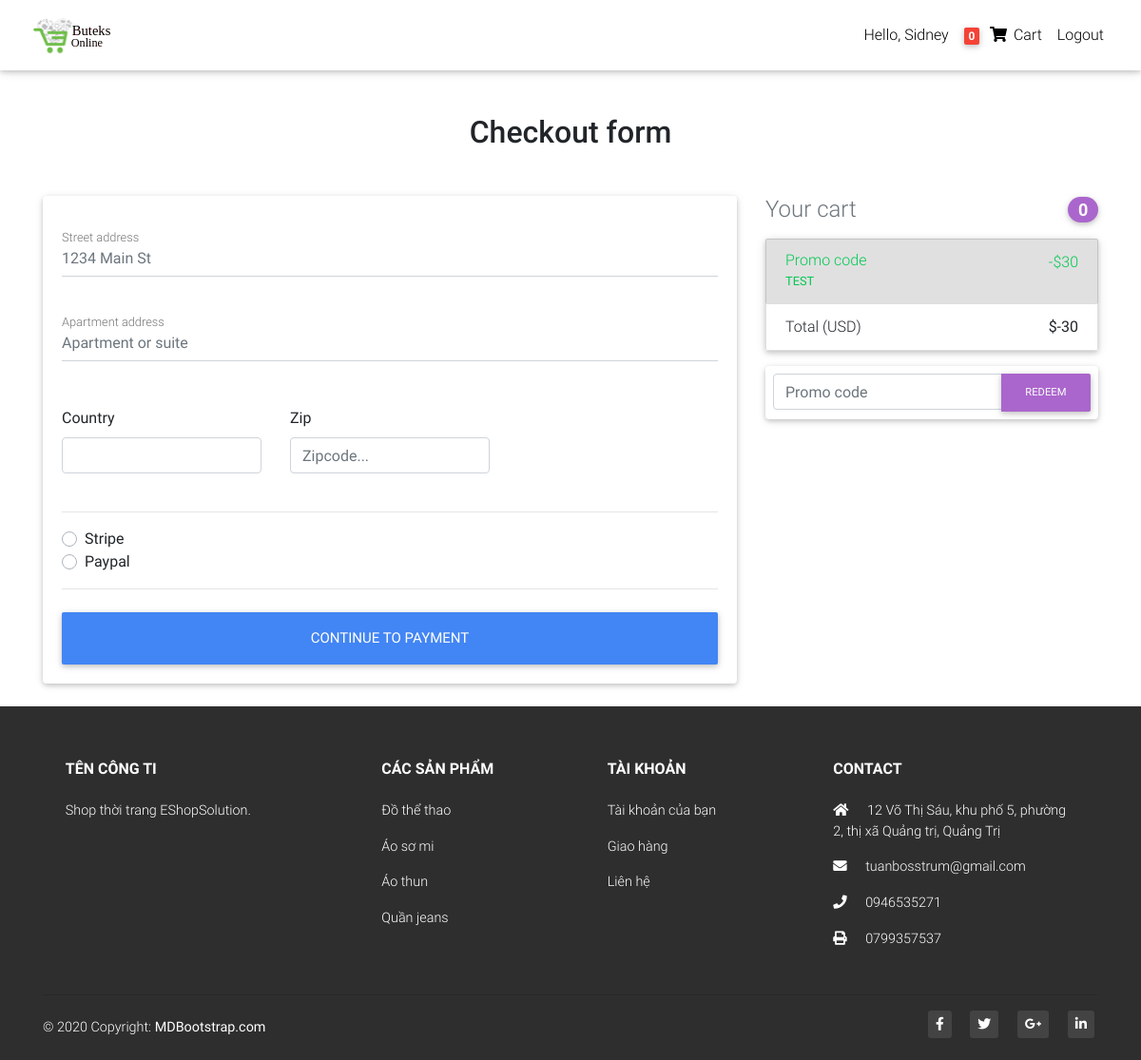
Screenshot of /checkout/ (signed in) with the database file from the repository.
### catalog/models.py (models this page shows, shortened)
class Order(models.Model):
    user = models.ForeignKey(User, on_delete=models.CASCADE)
    items = models.ManyToManyField(OrderItem)
    address = models.ForeignKey(
        "Address", on_delete=models.SET_NULL, blank=True, null=True)
    payment = models.ForeignKey(
        "Payment", on_delete=models.SET_NULL, blank=True, null=True)
    coupon = models.ForeignKey(
        "Coupon", on_delete=models.SET_NULL, blank=True, null=True)
    ordered = models.BooleanField(default=False)
    start_date = models.DateTimeField(auto_now_add=True)
    ordered_date = models.DateTimeField()
    def get_total(self):
        total = 0
        for order_item in self.items.all():
            total += order_item.get_final_price()
        if self.coupon:
            total -= self.coupon.amount
        return total

class Coupon(models.Model):
    code = models.CharField(max_length=50)
    amount = models.IntegerField()

### catalog/views.py (the view, shortened to what this page needs)
# urls.py: path('checkout/', CheckoutView.as_view(), name='checkout'),
class CheckoutView(View):
    def get(self, *args, **kwargs):
        order = Order.objects.get(user=self.request.user, ordered=False)
        coupon_form = CouponForm()
        form = AddressForm()
        context = {
            'form': form,
            'order': order,
            'coupon_form': coupon_form,
            "DISPLAY_COUPON_FORM": True
        }
        return render(self.request, 'checkout.html', context)

### catalog/forms.py
class AddressForm(forms.Form):
    street_address = forms.CharField()
    apartment_address = forms.CharField()
    country = CountryField(blank_label="Select country").formfield(widget=CountrySelectWidget(attrs={
        "class": "custom-select d-block w-100"
    }))
    zip = forms.CharField(required=False)
    save_info = forms.BooleanField(required=False)
    use_default = forms.BooleanField(required=False)
    payment_option = forms.ChoiceField(
        widget=forms.RadioSelect(), choices=PAYMENT_CHOICES)

class CouponForm(forms.Form):
    code = forms.CharField(widget=forms.TextInput(attrs={
        'class': "form-control",
        'placeholder': "Promo code",
        'aria-label ': "Recipient's username",
        'aria-describedby': "basic-addon2"
    }), max_length=50)

### catalog/templatetags/cart_template_tags.py (called while the page is built)
@register.filter
def cart_item_count(user):
    if user.is_authenticated:
        qs = Order.objects.filter(user=user, ordered=False)
        if qs.exists():
            order = qs[0]
            return order.items.count()
    return 0

### templates/checkout.html (shortened to what this page needs)
{% extends 'base.html' %}
{% load crispy_forms_tags %}
{% block content %}
<main class="mt-5 pt-4">
  <div class="container wow fadeIn">
    <h2 class="my-5 h2 text-center">Checkout form</h2>
    <div class="row">
      <div class="col-md-8 mb-4">
        <div class="card">
          <form class="card-body" method="POST">
            <div class="md-form mb-5">
              <input type="text" name="street_address" id="street_address" class="form-control" placeholder="1234 Main St" required>
              <label for="street_address" class="">Street address</label>
            </div>
            <div class="md-form mb-5">
              <input type="text" name="apartment_address" id="apartment_address" class="form-control" placeholder="Apartment or suite" required>
              <label for="apartment_address" class="">Apartment address</label>
            </div>
            <div class="row">
              <div class="col-lg-4 col-md-12 mb-4">
                <label for="country">Country</label>
                {{form.country}}
              </div>
              <div class="col-lg-4 col-md-6 mb-4">
                <label for="zip">Zip</label>
                <input type="text" name="zip" class="form-control" id="zip" placeholder="Zipcode..." >
              </div>
            </div>
            <hr>
            <div class="d-block my-3">
              <div class="custom-control custom-radio">
                <label class="custom-control-label" for="stripe">Stripe</label>
              </div>
              <div class="custom-control custom-radio">
                <label class="custom-control-label" for="paypal">Paypal</label>
              </div>
            </div>
            <hr class="mb-4">
            <button class="btn btn-primary btn-lg btn-block" type="submit">Continue to Payment</button>
          </form>
        </div>
      </div>
      <div class="col-md-4 mb-4">
        {% include "snippet.html" %}
      </div>
    </div>
  </div>
</main>
{% endblock content %}

### templates/base.html (shortened to what this page needs)
{% load static %}
{% load cart_template_tags %}
<!DOCTYPE html>
<html lang="en">
<head>
  <link rel="stylesheet" href="https://use.fontawesome.com/releases/v5.11.2/css/all.css">
  <link href="{% static 'css/bootstrap.min.css' %}" rel="stylesheet">
  <link href="{% static 'css/mdb.min.css' %}" rel="stylesheet">
  <link href="{% static 'css/style.min.css' %}" rel="stylesheet">
</head>
<body>
<nav class="navbar fixed-top navbar-expand-lg navbar-light white scrolling-navbar">
<div class="container-fluid">
    <a class="navbar-brand waves-effect" href="{% url 'home' %}">
      <img class="ml-0 pl-0" style="height: 40px;" src="{% static 'logo-black.svg' %}" alt="Logo">
    </a>
    <div class="collapse navbar-collapse" id="navbarSupportedContent">
    <ul class="navbar-nav nav-flex-icons">
      {% if request.user.is_authenticated %}
        <li class="nav-item">
          <a class="nav-link waves-effect" href="#">Hello, {{request.user.username}}
          </a>
        </li>
        <li class="nav-item">
        <a href="{% url 'order_summary' %}" class="nav-link waves-effect">
            <span class="badge red z-depth-1 mr-1">{{ request.user|cart_item_count}}</span>
            <i class="fas fa-shopping-cart"></i>
            <span class="clearfix d-none d-sm-inline-block"> Cart </span>
        </a>
        </li>
         <li class="nav-item">
          <a class="nav-link waves-effect" href="{% url 'account_logout' %}">Logout
          </a>
        </li>
      {% endif %}
    </ul>
    </div>
</div>
</nav>
{% block content %}
{% endblock content %}
<footer class="page-footer font-small elegant-color pt-4">
  <div class="container text-center text-md-left">
    <div class="row text-center text-md-left mt-3 pb-3">
      <div class="col-md-3 col-lg-3 col-xl-3 mx-auto mt-3">
        <h6 class="text-uppercase mb-4 font-weight-bold">Tên công ti</h6>
        <p>Shop thời trang EShopSolution.</p>
      </div>
      <div class="col-md-2 col-lg-2 col-xl-2 mx-auto mt-3">
        <h6 class="text-uppercase mb-4 font-weight-bold">Các sản phẩm</h6>
        <p>
          <a href="#!">Đồ thể thao</a>
        </p>
        <p>
          <a href="#!">Áo sơ mi</a>
        </p>
        <p>
          <a href="#!">Áo thun</a>
        </p>
        <p>
          <a href="#!">Quần jeans</a>
        </p>
      </div>
      <div class="col-md-3 col-lg-2 col-xl-2 mx-auto mt-3">
        <h6 class="text-uppercase mb-4 font-weight-bold">Tài khoản</h6>
        <p>
          <a href="#!">Tài khoản của bạn</a>
        </p>
        <p>
          <a href="#!">Giao hàng</a>
        </p>
        <p>
          <a href="#!">Liên hệ</a>
        </p>
      </div>
      <div class="col-md-4 col-lg-3 col-xl-3 mx-auto mt-3">
        <h6 class="text-uppercase mb-4 font-weight-bold">Contact</h6>
        <p>
          <i class="fas fa-home mr-3"></i> 12 Võ Thị Sáu, khu phố 5, phường 2, thị xã Quảng trị, Quảng Trị</p>
        <p>
          <i class="fas fa-envelope mr-3"></i> tuanbosstrum@gmail.com</p>
        <p>
          <i class="fas fa-phone mr-3"></i>  0946535271</p>
        <p>
          <i class="fas fa-print mr-3"></i>  0799357537</p>
      </div>
    </div>
    <hr>
    <div class="row d-flex align-items-center">
      <div class="col-md-7 col-lg-8">
        <p class="text-center text-md-left">© 2020 Copyright:
          <a href="https://mdbootstrap.com/">
            <strong> MDBootstrap.com</strong>
          </a>
        </p>
      </div>
      <div class="col-md-5 col-lg-4 ml-lg-0">
        <div class="text-center text-md-right">
          <ul class="list-unstyled list-inline">
            <li class="list-inline-item">
              <a class="btn-floating btn-sm rgba-white-slight mx-1">
                <i class="fab fa-facebook-f"></i>
              </a>
            </li>
            <li class="list-inline-item">
              <a class="btn-floating btn-sm rgba-white-slight mx-1">
                <i class="fab fa-twitter"></i>
              </a>
            </li>
            <li class="list-inline-item">
              <a class="btn-floating btn-sm rgba-white-slight mx-1">
                <i class="fab fa-google-plus-g"></i>
              </a>
            </li>
            <li class="list-inline-item">
              <a class="btn-floating btn-sm rgba-white-slight mx-1">
                <i class="fab fa-linkedin-in"></i>
              </a>
            </li>
          </ul>
        </div>
      </div>
    </div>
  </div>
</footer>
</body>
</html>

### templates/snippet.html (shortened to what this page needs)
<h4 class="d-flex justify-content-between align-items-center mb-3">
  <span class="text-muted">Your cart</span>
  <span class="badge badge-secondary badge-pill">{{order.items.count}}</span>
</h4>
<ul class="list-group mb-3 z-depth-1">
  {% if order.coupon %}
  <li class="list-group-item d-flex justify-content-between bg-light">
    <div class="text-success">
      <h6 class="my-0">Promo code</h6>
      <small>{{order.coupon.code}}</small>
    </div>
    <span class="text-success">-${{order.coupon.amount}}</span>
  </li>
  {% endif %}
  <li class="list-group-item d-flex justify-content-between">
    <span>Total (USD)</span>
    <strong>${{order.get_total}}</strong>
  </li>
</ul>
{% if DISPLAY_COUPON_FORM %}
<form class="card p-2" action="{% url 'add_coupon' %}" method="POST">
  <div class="input-group">
    {{coupon_form.code}}
    <div class="input-group-append">
      <button class="btn btn-secondary btn-md waves-effect m-0" type="submit">
        Redeem
      </button>
    </div>
  </div>
</form>
{% endif %}

### templates/base.html (style rules this page uses)
html, body, header, .carousel { height: 60vh; }

### rows the page displays
Order: items.count "0", coupon.code "TEST", coupon.amount "30", get_total "-30"

### other values shown
{{ request.user.username }} "Sidney"
{{ request.user|cart_item_count }} "0"
